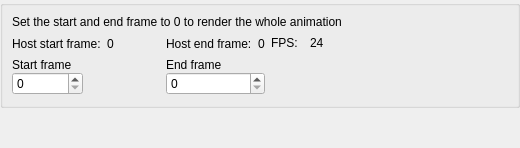
     <widget class="QWidget" name="ro_animation">
      <layout class="QVBoxLayout" name="verticalLayout_3">
       <property name="spacing">
        <number>0</number>
       </property>
       <property name="margin">
        <number>0</number>
       </property>
       <item>
        <widget class="QGroupBox" name="gbAnimation">
         <property name="sizePolicy">
          <sizepolicy hsizetype="Preferred" vsizetype="MinimumExpanding">
           <horstretch>0</horstretch>
           <verstretch>0</verstretch>
          </sizepolicy>
         </property>
         <property name="minimumSize">
          <size>
           <width>0</width>
           <height>90</height>
          </size>
         </property>
         <property name="maximumSize">
          <size>
           <width>16777215</width>
           <height>330</height>
          </size>
         </property>
         <property name="title">
          <string/>
         </property>
         <layout class="QGridLayout" name="gridLayout_4">
          <item row="0" column="0" colspan="4">
           <widget class="QLabel" name="label_4">
            <property name="text">
             <string>Set the start and end frame to 0 to render the whole animation</string>
            </property>
           </widget>
          </item>
          <item row="1" column="0" colspan="2">
           <layout class="QHBoxLayout" name="horizontalLayout_9">
            <item>
             <widget class="QLabel" name="label_7">
              <property name="text">
               <string>Host start frame:</string>
              </property>
             </widget>
            </item>
            <item>
             <widget class="QLabel" name="hostStartFrame">
              <property name="text">
               <string>0</string>
              </property>
             </widget>
            </item>
           </layout>
          </item>
          <item row="1" column="2">
           <layout class="QHBoxLayout" name="horizontalLayout_11">
            <item>
             <widget class="QLabel" name="label_13">
              <property name="text">
               <string>Host end frame:</string>
              </property>
             </widget>
            </item>
            <item>
             <widget class="QLabel" name="hostEndFrame">
              <property name="text">
               <string>0</string>
              </property>
             </widget>
            </item>
           </layout>
          </item>
          <item row="1" column="3">
           <widget class="QFrame" name="frame">
            <property name="sizePolicy">
             <sizepolicy hsizetype="Preferred" vsizetype="Fixed">
              <horstretch>0</horstretch>
              <verstretch>0</verstretch>
             </sizepolicy>
            </property>
            <layout class="QHBoxLayout" name="horizontalLayout_34">
             <property name="margin">
              <number>0</number>
             </property>
             <item>
              <widget class="QLabel" name="label_74">
               <property name="text">
                <string>FPS:</string>
               </property>
              </widget>
             </item>
             <item>
              <widget class="QLabel" name="fps">
               <property name="text">
                <string>24</string>
               </property>
              </widget>
             </item>
            </layout>
           </widget>
          </item>
          <item row="1" column="4">
           <spacer name="horizontalSpacer_11">
            <property name="orientation">
             <enum>Qt::Horizontal</enum>
            </property>
            <property name="sizeHint" stdset="0">
             <size>
              <width>166</width>
              <height>17</height>
             </size>
            </property>
           </spacer>
          </item>
          <item row="2" column="0">
           <widget class="QFrame" name="frStartFrame">
            <property name="sizePolicy">
             <sizepolicy hsizetype="Preferred" vsizetype="Fixed">
              <horstretch>0</horstretch>
              <verstretch>0</verstretch>
             </sizepolicy>
            </property>
            <layout class="QVBoxLayout" name="verticalLayout_76">
             <property name="spacing">
              <number>0</number>
             </property>
             <property name="margin">
              <number>0</number>
             </property>
             <item>
              <widget class="QLabel" name="label_72">
               <property name="text">
                <string>Start frame</string>
               </property>
              </widget>
             </item>
             <item>
              <widget class="QSpinBox" name="startFrame"/>
             </item>
            </layout>
           </widget>
          </item>
          <item row="2" column="2">
           <widget class="QFrame" name="frEndFrame">
            <property name="sizePolicy">
             <sizepolicy hsizetype="Preferred" vsizetype="Fixed">
              <horstretch>0</horstretch>
              <verstretch>0</verstretch>
             </sizepolicy>
            </property>
            <layout class="QVBoxLayout" name="verticalLayout_77">
             <property name="spacing">
              <number>0</number>
             </property>
             <property name="margin">
              <number>0</number>
             </property>
             <item>
              <widget class="QLabel" name="label_73">
               <property name="text">
                <string>End frame</string>
               </property>
              </widget>
             </item>
             <item>
              <widget class="QSpinBox" name="endFrame">
               <property name="maximum">
                <number>200000</number>
               </property>
              </widget>
             </item>
            </layout>
           </widget>
          </item>
          <item row="3" column="1">
           <spacer name="verticalSpacer_7">
            <property name="orientation">
             <enum>Qt::Vertical</enum>
            </property>
            <property name="sizeHint" stdset="0">
             <size>
              <width>20</width>
              <height>1</height>
             </size>
            </property>
           </spacer>
          </item>
         </layout>
        </widget>
       </item>
       <item>
        <spacer name="verticalSpacer_10">
         <property name="orientation">
          <enum>Qt::Vertical</enum>
         </property>
         <property name="sizeHint" stdset="0">
          <size>
           <width>20</width>
           <height>40</height>
          </size>
         </property>
        </spacer>
       </item>
      </layout>
     </widget>
